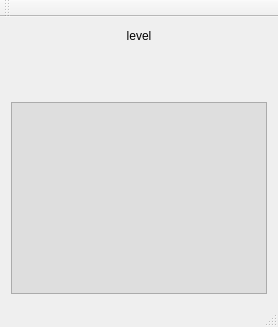
<?xml version="1.0" encoding="UTF-8"?>
<ui version="4.0">
 <class>MainWindow</class>
 <widget class="QMainWindow" name="MainWindow">
  <property name="geometry">
   <rect>
    <x>0</x>
    <y>0</y>
    <width>276</width>
    <height>327</height>
   </rect>
  </property>
  <property name="sizePolicy">
   <sizepolicy hsizetype="Fixed" vsizetype="Fixed">
    <horstretch>0</horstretch>
    <verstretch>0</verstretch>
   </sizepolicy>
  </property>
  <property name="windowTitle">
   <string>MainWindow</string>
  </property>
  <property name="styleSheet">
   <string notr="true"/>
  </property>
  <widget class="QWidget" name="centralWidget">
   <property name="sizePolicy">
    <sizepolicy hsizetype="Minimum" vsizetype="Minimum">
     <horstretch>0</horstretch>
     <verstretch>0</verstretch>
    </sizepolicy>
   </property>
   <layout class="QVBoxLayout" name="verticalLayout_2">
    <item>
     <widget class="QLabel" name="label">
      <property name="text">
       <string>level</string>
      </property>
      <property name="scaledContents">
       <bool>false</bool>
      </property>
      <property name="alignment">
       <set>Qt::AlignCenter</set>
      </property>
      <property name="wordWrap">
       <bool>false</bool>
      </property>
     </widget>
    </item>
    <item>
     <layout class="QVBoxLayout" name="verticalLayout">
      <property name="spacing">
       <number>3</number>
      </property>
      <property name="sizeConstraint">
       <enum>QLayout::SetMinimumSize</enum>
      </property>
      <item>
       <widget class="SSw::CTopWidget" name="topWidget" native="true">
        <property name="sizePolicy">
         <sizepolicy hsizetype="Fixed" vsizetype="Fixed">
          <horstretch>0</horstretch>
          <verstretch>0</verstretch>
         </sizepolicy>
        </property>
        <property name="minimumSize">
         <size>
          <width>0</width>
          <height>50</height>
         </size>
        </property>
        <property name="maximumSize">
         <size>
          <width>4000</width>
          <height>100</height>
         </size>
        </property>
       </widget>
      </item>
      <item alignment="Qt::AlignHCenter|Qt::AlignVCenter">
       <widget class="SSw::CTableView" name="m_view">
        <property name="sizePolicy">
         <sizepolicy hsizetype="Fixed" vsizetype="Fixed">
          <horstretch>0</horstretch>
          <verstretch>0</verstretch>
         </sizepolicy>
        </property>
        <property name="styleSheet">
         <string notr="true">background-color: rgb(222, 222, 222)</string>
        </property>
       </widget>
      </item>
     </layout>
    </item>
   </layout>
  </widget>
  <widget class="QMenuBar" name="menuBar">
   <property name="geometry">
    <rect>
     <x>0</x>
     <y>0</y>
     <width>276</width>
     <height>22</height>
    </rect>
   </property>
  </widget>
  <widget class="QToolBar" name="mainToolBar">
   <attribute name="toolBarArea">
    <enum>TopToolBarArea</enum>
   </attribute>
   <attribute name="toolBarBreak">
    <bool>false</bool>
   </attribute>
  </widget>
  <widget class="QStatusBar" name="statusBar"/>
 </widget>
 <layoutdefault spacing="6" margin="11"/>
 <customwidgets>
  <customwidget>
   <class>SSw::CTopWidget</class>
   <extends>QWidget</extends>
   <header location="global">view/CTopWidget.h</header>
   <container>1</container>
  </customwidget>
  <customwidget>
   <class>SSw::CTableView</class>
   <extends>QTableView</extends>
   <header>view/CTableView.h</header>
  </customwidget>
 </customwidgets>
 <resources/>
 <connections/>
</ui>
